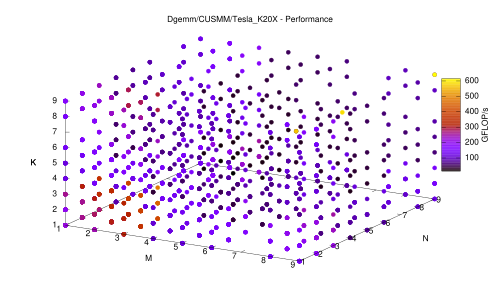

Recreate this plot in gnuplot.
XNAME = 1
FNAME = 2
TNAME = 3
PNAME = 4
NOTES = 5
MPARM = 1
KPARM = 3
NPARM = 2
NVALS = 8
MSIZE = 9
DURMS = 11
DEVMS = 13
VALID = 15
FLOPS = 4
XTEND = 21

# GEN =-1: multiple files; no titles
# GEN = 0: multiple files with titles
# GEN = 1: single file with titles
GEN = 1

GEMX = "gemm"
FUNC = "cusmm"
NAME = "CUSMM/Tesla_K20X"
PREC = "f64"

#FUNCB = "smm"
NAMEB = "Xeon_Phi-3120"
SHIFT = 20

PEAK_SP_GFLOPS = 1311.7
PEAK_DP_GFLOPS = 0.5 * PEAK_SP_GFLOPS
HIM = 9
HIN = HIM
HIK = HIM
MN = 4

FILECOUNT = 0
BASENAME = GEMX."-".FUNC."-raw"
stats BASENAME.".txt" using (log(column(FLOPS))) nooutput; GEO = sprintf("%.1f", exp(STATS_sum/STATS_records))
stats BASENAME.".txt" using FLOPS nooutput; MED = sprintf("%.1f", STATS_median)
stats BASENAME.".txt" using NPARM nooutput; XN = int(STATS_max)

MAX(A, B) = A < B ? B : A
IX(I1, J1, NJ) = int(MAX(I1 - 1, 0) * NJ + MAX(J1 - 1, 0))
I1(IX, NJ) = int(IX / NJ) + 1
J1(IX, NJ) = int(IX) % NJ + 1

set table "gemx-avg.txt"
plot BASENAME.".txt" using (IX(column(MPARM), column(NPARM), XN)):FLOPS smooth unique
unset table
set table "gemx-cdf.txt"
plot BASENAME.".txt" using FLOPS:(1.0) smooth cumulative
unset table
stats "gemx-cdf.txt" using (("".strcol(3)."" eq "i")?($2):(1/0)) nooutput; FREQSUM = STATS_max

TERMINAL = "pdf"
set terminal TERMINAL
#set termoption font "Times-Roman,7"

EXT = TERMINAL[1:3]

if (GEN==1) set output GEMX."-".FUNC.".".EXT
if (PREC eq "f64") {
  PEAK = PEAK_DP_GFLOPS
  PRECISION = "D"
} else {
  PEAK = PEAK_SP_GFLOPS
  PRECISION = "S"
}


if (exists("FUNCB") && (FUNCB ne "") && exists("NAMEB") && (NAMEB ne "")) {
  reset
  if (GEN<=0) { set output GEMX."-".FUNC."-".PREC."-".FILECOUNT.".".EXT; FILECOUNT = FILECOUNT + 1 }
  if (GEN>-1) { set title PRECISION.GEMX." - ".NAME."(+) vs. ".NAMEB."(-)" }
  stats "< paste ".BASENAME.".txt ".GEMX."-".FUNCB."-".PREC.".txt" using (column(FLOPS)-column(FLOPS+SHIFT)) nooutput
  set palette defined ( -1 "blue", 0 "white", 1 "red" )
  set pm3d interpolate 0, 0
  set autoscale fix
  if (0<HIM) { set xrange [*:HIM] }
  if (0<HIN) { set yrange [*:HIN] }
  if (0<HIK) { set zrange [*:HIK] }
  set xlabel "M"
  set ylabel "N"
  set zlabel "K"
  set ticslevel 0
  set cblabel "GFLOP/s" offset 0.5
  set format x "%g"; set format y "%g"; set format z "%g"; set format cb "%+g"
  set cbrange [-MAX(abs(STATS_min), abs(STATS_max)):MAX(abs(STATS_min), abs(STATS_max))]
  splot "< paste ".BASENAME.".txt ".GEMX."-".FUNCB."-".PREC.".txt" using MPARM:NPARM:KPARM:(column(FLOPS)-column(FLOPS+SHIFT)) notitle with points pointtype 7 linetype palette
}

reset
if (GEN<=0) { set output GEMX."-".FUNC."-".PREC."-".FILECOUNT.".".EXT; FILECOUNT = FILECOUNT + 1 }
if (GEN>-1) { set title PRECISION.GEMX."/".NAME." - Performance" }
set pm3d interpolate 0, 0
#set colorbox horizontal user origin 0, 0.1 size 1, 0.1
set autoscale fix
if (0<HIM) { set xrange [*:HIM] }
if (0<HIN) { set yrange [*:HIN] }
if (0<HIK) { set zrange [*:HIK] }
set xlabel "M"
set ylabel "N"
set zlabel "K"
set ticslevel 0
set cblabel "GFLOP/s" offset 1.0
set format x "%g"; set format y "%g"; set format z "%g"; set format cb "%g"
splot BASENAME.".txt" using MPARM:NPARM:KPARM:FLOPS notitle with points pointtype 7 linetype palette

reset
if (GEN<=0) { set output GEMX."-".FUNC."-".PREC."-".FILECOUNT.".".EXT; FILECOUNT = FILECOUNT + 1 }
if (GEN>-1) { set title PRECISION.GEMX."/".NAME." - Performance (K-Average)" }
set dgrid3d #9, 9
set pm3d interpolate 0, 0 map
set autoscale fix
set xlabel "M"
set ylabel "N" offset -1.0
set cblabel "GFLOP/s" offset 1.0
set format x "%g"; set format y "%g"; set format cb "%g"
set mxtics 2
#set offsets 1, 1, 1, 1
splot "gemx-avg.txt" using (("".strcol(3)."" eq "i")?(I1($1, XN)):(1/0)):(("".strcol(3)."" eq "i")?(J1($1, XN)):(1/0)):2 notitle with pm3d

reset
if (GEN<=0) { set output GEMX."-".FUNC."-".PREC."-".FILECOUNT.".".EXT; FILECOUNT = FILECOUNT + 1 }
if (GEN>-1) { set title PRECISION.GEMX."/".NAME." - Performance (CDF)" }
set xlabel "Probability\n\nGeo. Mean: ".GEO." GFLOP/s  Median: ".MED." GFLOP/s"
set ylabel "GFLOP/s"
set format x "%g%%"
set format y "%g"
set fit quiet
f(x) = b * x + a
fit f(x) "gemx-cdf.txt" using (("".strcol(3)."" eq "i")?(100*$2/FREQSUM):(1/0)):1 via a, b
g(x) = (x - a) / b
x = 0.5 * (100 + MAX(0, g(0)))
h(x) = d * x + c
fit [x-2:x+2] h(x) "gemx-cdf.txt" using (("".strcol(3)."" eq "i")?(100*$2/FREQSUM):(1/0)):1 via c, d
set arrow 1 from x, h(x) to x, 0
set label 1 sprintf("%.1f%%", x) at x, 0.5 * h(x) left offset 1
set arrow 2 from x, h(x) to 0, h(x)
set label 2 sprintf("%.1f GFLOP/s", h(x)) at 0.5 * x, h(x) centre offset 0, 1
set autoscale fix
set xrange [0:100]
set yrange [0:*]
plot "gemx-cdf.txt" using (("".strcol(3)."" eq "i")?(100*$2/FREQSUM):(1/0)):1 notitle with lines

if (0 < PEAK) {
  reset
  if (GEN<=0) { set output GEMX."-".FUNC."-".PREC."-".FILECOUNT.".".EXT; FILECOUNT = FILECOUNT + 1 }
  if (GEN>-1) { set title PRECISION.GEMX."/".NAME." - Performance (M = N = ".MN.")" }
  set xlabel "K"
  set ylabel "Efficiency"
  set y2label "GFLOP/s"
  set y2tics
  set ytics nomirror
  set format x "%g"; set format y "%g%%"
  set mxtics 2
  set mytics 2
  set my2tics 2
  set autoscale fix
  set yrange [0:100]
  set y2range [0:PEAK]
  if (exists("FUNCB") && (FUNCB ne "") && exists("NAMEB") && (NAMEB ne "")) {
    plot BASENAME.".txt" using KPARM:((MN==column(MPARM)&&MN==column(NPARM))?(100.0*column(FLOPS)/PEAK):(1/0)) title NAME smooth sbezier with points pointtype 7 pointsize 0.5, \
         GEMX."-".FUNCB."-".PREC.".txt" using KPARM:((MN==column(MPARM)&&MN==column(NPARM))?(100.0*column(FLOPS)/PEAK):(1/0)) title NAMEB smooth sbezier with points pointtype 7 pointsize 0.5
  } else {
    plot BASENAME.".txt" using KPARM:((MN==column(MPARM)&&MN==column(NPARM))?(100.0*column(FLOPS)/PEAK):(1/0)) notitle smooth sbezier with points pointtype 7 pointsize 0.5
  }
}
